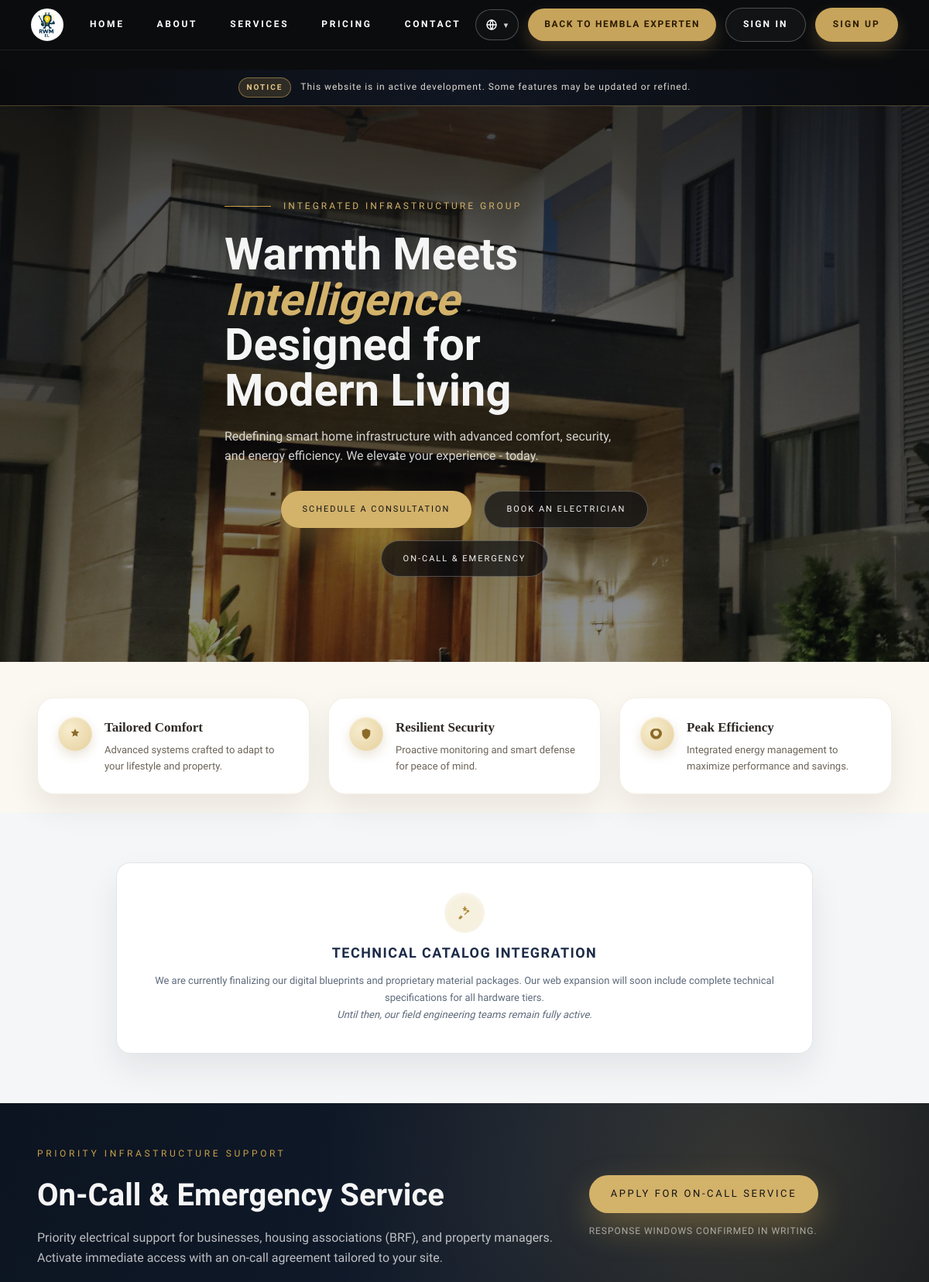
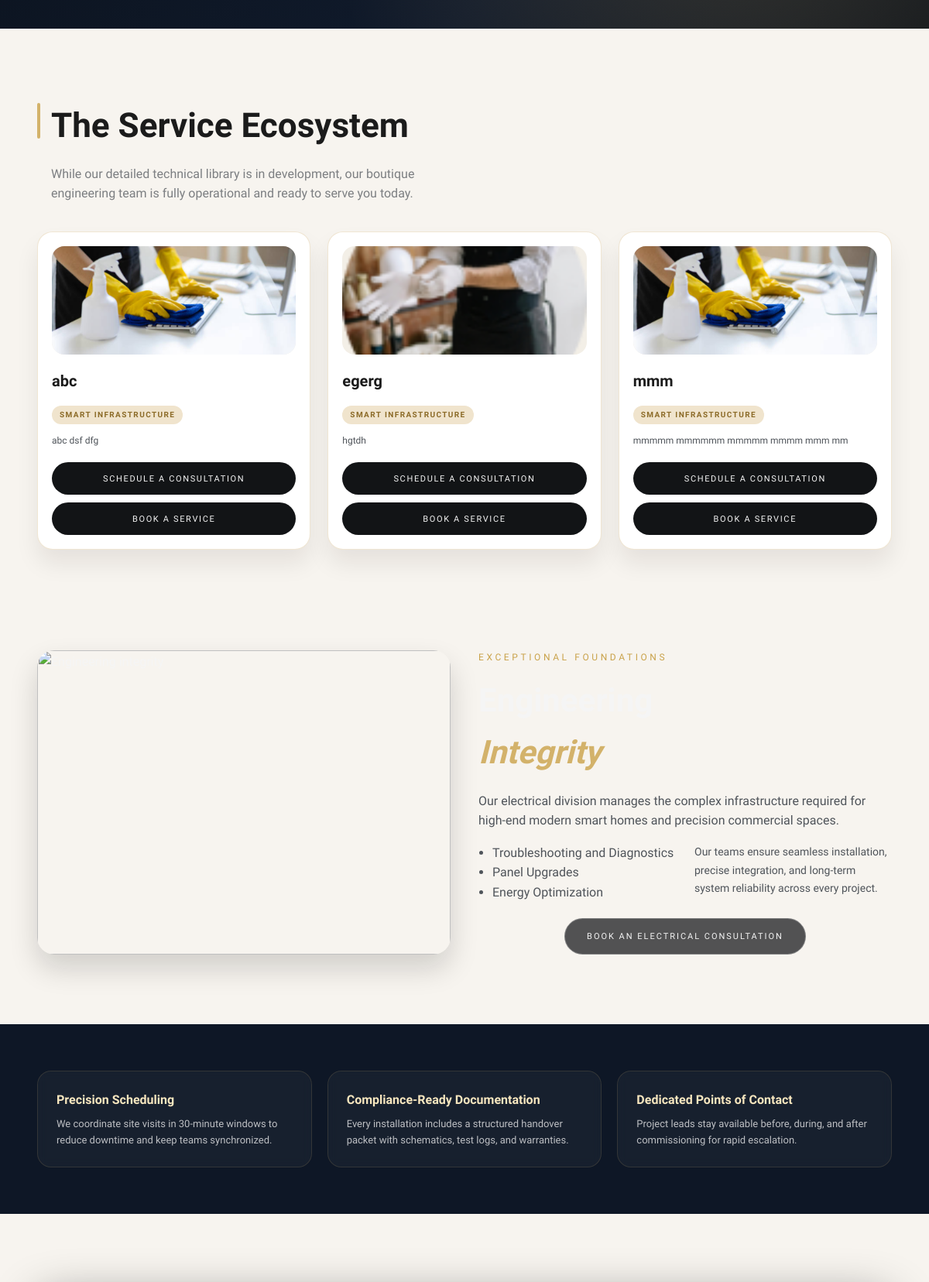
Page /services/ (upper part) on the committed database (2 pictures, top to bottom).
### electricity/models.py (models this page shows, shortened)
class ElectricalService(models.Model):
    title = models.CharField(max_length=120)
    short_description = models.TextField()
    bullet_points = models.TextField(blank=True, default="")
    icon = models.ImageField(upload_to='electricity/services/', blank=True, null=True)
    price = models.DecimalField(max_digits=10, decimal_places=2, default=0)
    duration_minutes = models.PositiveIntegerField(default=0)
    service_fee = models.DecimalField(max_digits=10, decimal_places=2, default=0)
    base_fee = models.DecimalField(max_digits=10, decimal_places=2, default=0)
    hourly_rate = models.DecimalField(max_digits=10, decimal_places=2, default=0)
    night_rate = models.DecimalField(max_digits=10, decimal_places=2, default=0)
    transport_fee = models.DecimalField(max_digits=10, decimal_places=2, default=0)
    rot_percent = models.DecimalField(max_digits=5, decimal_places=2, default=30)
    currency = models.CharField(max_length=10, default="SEK")
    is_active = models.BooleanField(default=True)
    order = models.PositiveIntegerField(default=0)
    class Meta:
        ordering = ["order", "title"]

### electricity/views.py (the view)
# urls.py: path("services/", views.services, name="services"),
def services(request):
    services_qs = _eligible_services().order_by("order", "title")
    pricing = ServicePricing.objects.filter(is_active=True).order_by("-created_at").first()
    pricing_context = {}
    if pricing:
        base_total = pricing.labor_rate + pricing.transport_fee
        rot_deduction = pricing.labor_rate * (pricing.rot_percent / 100)
        pricing_context = {
            "pricing": pricing,
            "base_total": base_total,
            "rot_deduction": rot_deduction,
            "rot_total": base_total - rot_deduction,
            "hourly_standard": pricing.labor_rate,
            "hourly_rot": pricing.labor_rate - rot_deduction,
        }
    return render(
        request,
        "electricity/services.html",
        {"services": services_qs, **pricing_context},
    )

### electricity/views.py (called while the page is built)
def _eligible_services():
    return ElectricalService.objects.filter(is_active=True, price__gt=0, duration_minutes__gt=0)

### electricity/templates/electricity/services.html (shortened to what this page needs)
﻿{% extends "electricity/base.html" %}
{% load static electricity_extras i18n %}
{% block body_class %}services-page{% endblock %}
{% block content %}
<section class="hero hero-ref">
  <div class="hero-media" style="background-image: linear-gradient(180deg, rgba(12, 14, 18, 0.78), rgba(12, 14, 18, 0.45)), url('{% static 'electricity/img/hero-services.jpg' %}');"></div>
  <div class="container hero-content">
    <div class="hero-kicker">
      <span class="line"></span>
      <span>{% trans "Integrated Infrastructure Group" %}</span>
    </div>
    <h1 class="hero-title">
      {% trans "Warmth Meets" %}<br>
      <span class="hero-italic">{% trans "Intelligence" %}</span><br>
      {% trans "Designed for" %}<br>
      {% trans "Modern Living" %}
    </h1>
    <p class="hero-subtitle">
      {% trans "Redefining smart home infrastructure with advanced comfort, security, and energy efficiency. We elevate your experience - today." %}
    </p>
    <div class="hero-actions">
      <a class="btn btn-primary" href="{% url 'electricity:booking_step_1' %}">{% trans "Schedule a Consultation" %}</a>
      <a class="btn btn-secondary" href="{% url 'electricity:electrician_booking_step' 1 %}">{% trans "Book an Electrician" %}</a>
      <a class="btn btn-secondary" href="{% url 'electricity:on_call' %}">{% trans "On-Call & Emergency" %}</a>
    </div>
  </div>
</section>
<section class="feature-strip">
  <div class="container feature-grid">
    <div class="feature-card">
      <div class="feature-icon">
        <svg class="feature-svg" viewBox="0 0 24 24" aria-hidden="true">
          <path d="M12 3l2.2 4.5 5 .7-3.6 3.5.9 5-4.5-2.4-4.5 2.4.9-5L4.8 8.2l5-.7L12 3z"/>
        </svg>
      </div>
      <div>
        <h3>{% trans "Tailored Comfort" %}</h3>
        <p>{% trans "Advanced systems crafted to adapt to your lifestyle and property." %}</p>
      </div>
    </div>
    <div class="feature-card">
      <div class="feature-icon">
        <svg class="feature-svg" viewBox="0 0 24 24" aria-hidden="true">
          <path d="M12 3l7 3v5c0 4.4-3 8.4-7 10-4-1.6-7-5.6-7-10V6l7-3z"/>
        </svg>
      </div>
      <div>
        <h3>{% trans "Resilient Security" %}</h3>
        <p>{% trans "Proactive monitoring and smart defense for peace of mind." %}</p>
      </div>
    </div>
    <div class="feature-card">
      <div class="feature-icon">
        <svg class="feature-svg" viewBox="0 0 24 24" aria-hidden="true">
          <path d="M12 3c4.4 0 8 3.6 8 8 0 5.5-4.3 9.3-8.9 9.9-.7.1-1.1-.3-1.1-.9v-3.2c0-.6.4-1.1 1-1.3 2.4-.6 4-2.6 4-4.6 0-2.8-2.2-5-5-5s-5 2.2-5 5c0 2 1.6 4 4 4.6.6.2 1 .7 1 1.3V20c0 .6-.4 1-1 1-4.9-.6-9-4.4-9-9.9 0-4.4 3.6-8 8-8z"/>
        </svg>
      </div>
      <div>
        <h3>{% trans "Peak Efficiency" %}</h3>
        <p>{% trans "Integrated energy management to maximize performance and savings." %}</p>
      </div>
    </div>
  </div>
</section>
<section class="catalog-section">
  <div class="container">
    <div class="catalog-panel">
      <div class="catalog-icon" aria-hidden="true">
        <svg viewBox="0 0 24 24" aria-hidden="true">
          <path d="M12.9 2.8l.7 2.3 2.4.5-1.7 1.7.4 2.4-2.1-1.1-2.1 1.1.4-2.4L9 5.6l2.4-.5.5-2.3zM4 18.5l3-3 2.5 2.5-3 3H4v-2.5zm10.7-9.2l2-2 2.5 2.5-2 2-.7-.7-4.1 4.1-.9-.9 4.1-4.1-.9-.9z"/>
        </svg>
      </div>
      <h3>{% trans "TECHNICAL CATALOG INTEGRATION" %}</h3>
      <p>
        {% trans "We are currently finalizing our digital blueprints and proprietary material packages. Our web expansion will soon include complete technical specifications for all hardware tiers." %}
      </p>
      <p class="catalog-emphasis">{% trans "Until then, our field engineering teams remain fully active." %}</p>
    </div>
  </div>
</section>
<section class="callout-band">
  <div class="container callout-grid">
    <div class="callout-copy">
      <div class="eyebrow">{% trans "Priority Infrastructure Support" %}</div>
      <h2>{% trans "On-Call & Emergency Service" %}</h2>
      <p>
        {% trans "Priority electrical support for businesses, housing associations (BRF), and property managers. Activate immediate access with an on-call agreement tailored to your site." %}
      </p>
    </div>
    <div class="callout-actions">
      <a class="btn btn-primary" href="{% url 'electricity:on_call_booking_step' 1 %}">{% trans "Apply for On-Call Service" %}</a>
      <span class="callout-note">{% trans "Response windows confirmed in writing." %}</span>
    </div>
  </div>
</section>
<section class="section section-light">
  <div class="container">
    <div class="section-header ecosystem-header">
      <div>
        <h2>{% trans "The Service Ecosystem" %}</h2>
      </div>
      <p class="section-copy">{% trans "While our detailed technical library is in development, our boutique engineering team is fully operational and ready to serve you today." %}</p>
    </div>
    <div class="service-grid">
      {% for service in services %}
        <article class="service-card service-card-dynamic">
          <div class="service-media">
            {% if service.icon %}
              <img src="{{ service.icon.url }}" alt="{{ service.title }}">
            {% else %}
              <div class="service-fallback">{{ service.title|slice:":2" }}</div>
            {% endif %}
          </div>
          <div class="service-body">
            <h3>{{ service.title }}</h3>
            <span class="service-tag">{% trans "Smart Infrastructure" %}</span>
            {% if service.bullet_points %}
              <ul class="service-bullets">
                {% for line in service.bullet_points|split_lines %}
                  <li>{{ line }}</li>
                {% endfor %}
              </ul>
            {% elif service.short_description %}
              <p class="service-description">{{ service.short_description }}</p>
            {% endif %}
            <div class="service-actions">
              <a class="mini-cta" href="{% url 'electricity:booking_step_1' %}">{% trans "Schedule a consultation" %}</a>
              <a class="mini-cta mini-cta-secondary" href="{% url 'electricity:service_booking_step' 1 %}">{% trans "Book a service" %}</a>
            </div>
          </div>
        </article>
      {% empty %}
        <div class="empty-state">
          <h3>{% trans "No services available yet" %}</h3>
          <p>{% trans "New electrical solutions are being curated. Please check back soon." %}</p>
        </div>
      {% endfor %}
    </div>
  </div>
</section>
<section class="section engineering-section">
  <div class="container engineering-grid">
    <div class="engineering-media">
      <img src="https://images.unsplash.com/photo-1504384308090-c894fdcc538d?auto=format&fit=crop&w=1600&q=80" alt="{% trans 'Engineering integrity' %}">
    </div>
    <div class="engineering-content">
      <div class="eyebrow">{% trans "Exceptional Foundations" %}</div>
      <h2>{% trans "Engineering" %}<br><span class="hero-italic">{% trans "Integrity" %}</span></h2>
      <p class="engineering-lead">
        {% trans "Our electrical division manages the complex infrastructure required for high-end modern smart homes and precision commercial spaces." %}
      </p>
      <div class="engineering-columns">
        <ul class="engineering-list">
          <li>{% trans "Troubleshooting and Diagnostics" %}</li>
          <li>{% trans "Panel Upgrades" %}</li>
          <li>{% trans "Energy Optimization" %}</li>
        </ul>
        <div class="engineering-side">
          {% trans "Our teams ensure seamless installation, precise integration, and long-term system reliability across every project." %}
        </div>
      </div>
      <div class="hero-actions">
        <a class="btn btn-secondary" href="{% url 'electricity:booking_step_1' %}">{% trans "Book an Electrical Consultation" %}</a>
      </div>
    </div>
  </div>
</section>
<section class="insight-strip">
  <div class="container insight-grid">
    <div class="insight-card">
      <h3>{% trans "Precision Scheduling" %}</h3>
      <p>{% trans "We coordinate site visits in 30-minute windows to reduce downtime and keep teams synchronized." %}</p>
    </div>
    <div class="insight-card">
      <h3>{% trans "Compliance-Ready Documentation" %}</h3>
      <p>{% trans "Every installation includes a structured handover packet with schematics, test logs, and warranties." %}</p>
    </div>
    <div class="insight-card">
      <h3>{% trans "Dedicated Points of Contact" %}</h3>
      <p>{% trans "Project leads stay available before, during, and after commissioning for rapid escalation." %}</p>
    </div>
  </div>
</section>
<section class="section section-light">
</section>
{% endblock %}

### electricity/static/electricity/css/global_header.css (style rules this page uses)
:root { --rwmh-height: 64px; --rwmh-item-height: 40px; }
body.electricity-body, body.dash-body { padding-top: var(--rwmh-height); }

### rows in the picture
ElectricalService: icon (picture), title "abc", short_description "abc dsf dfg"
ElectricalService: icon (picture), title "egerg", short_description "hgtdh"
ElectricalService: icon (picture), title "mmm", short_description "mmmmm mmmmmm mmmmm mmmm mmm mm"
